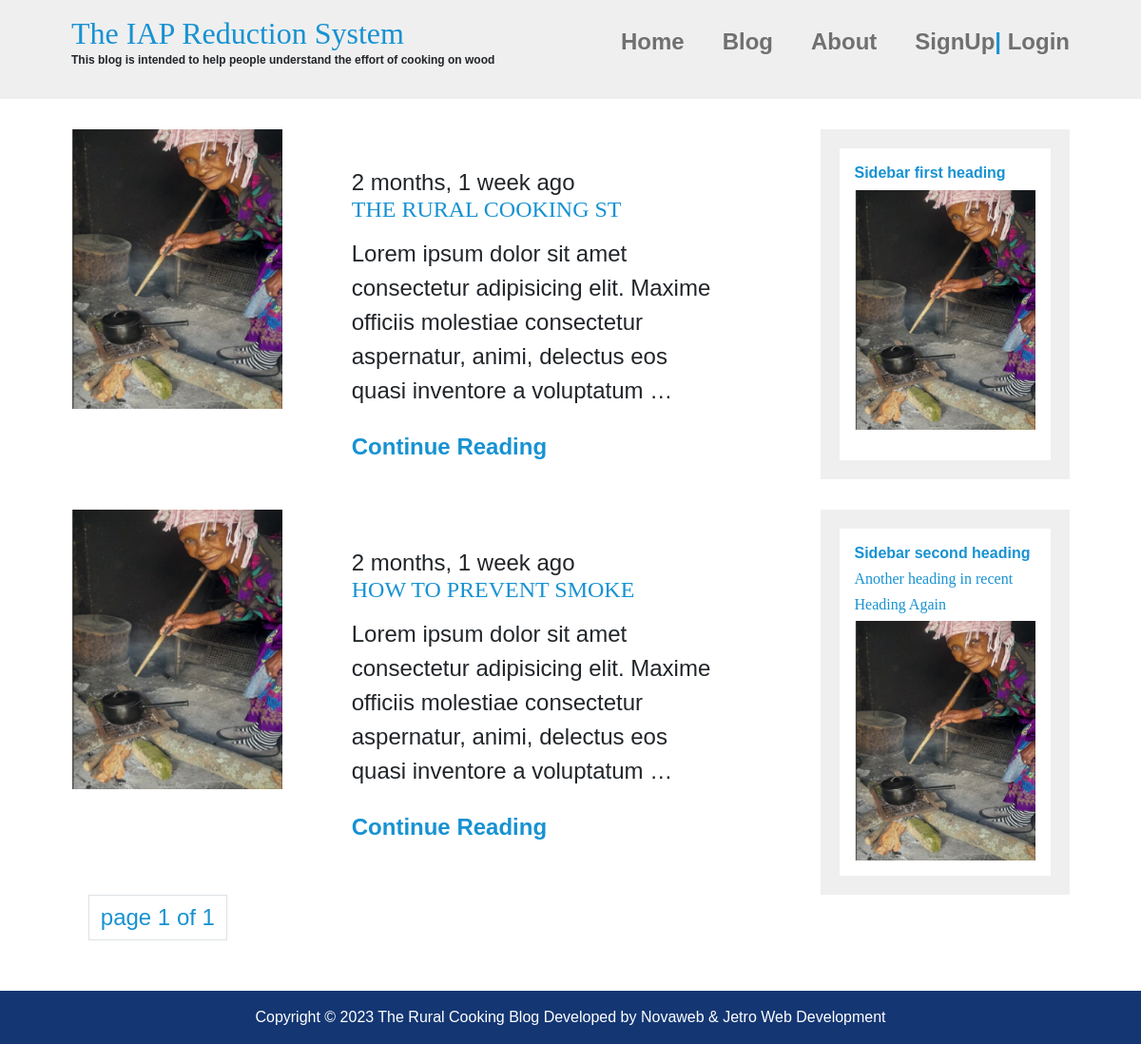
Page /blog/ on the earlier database version.
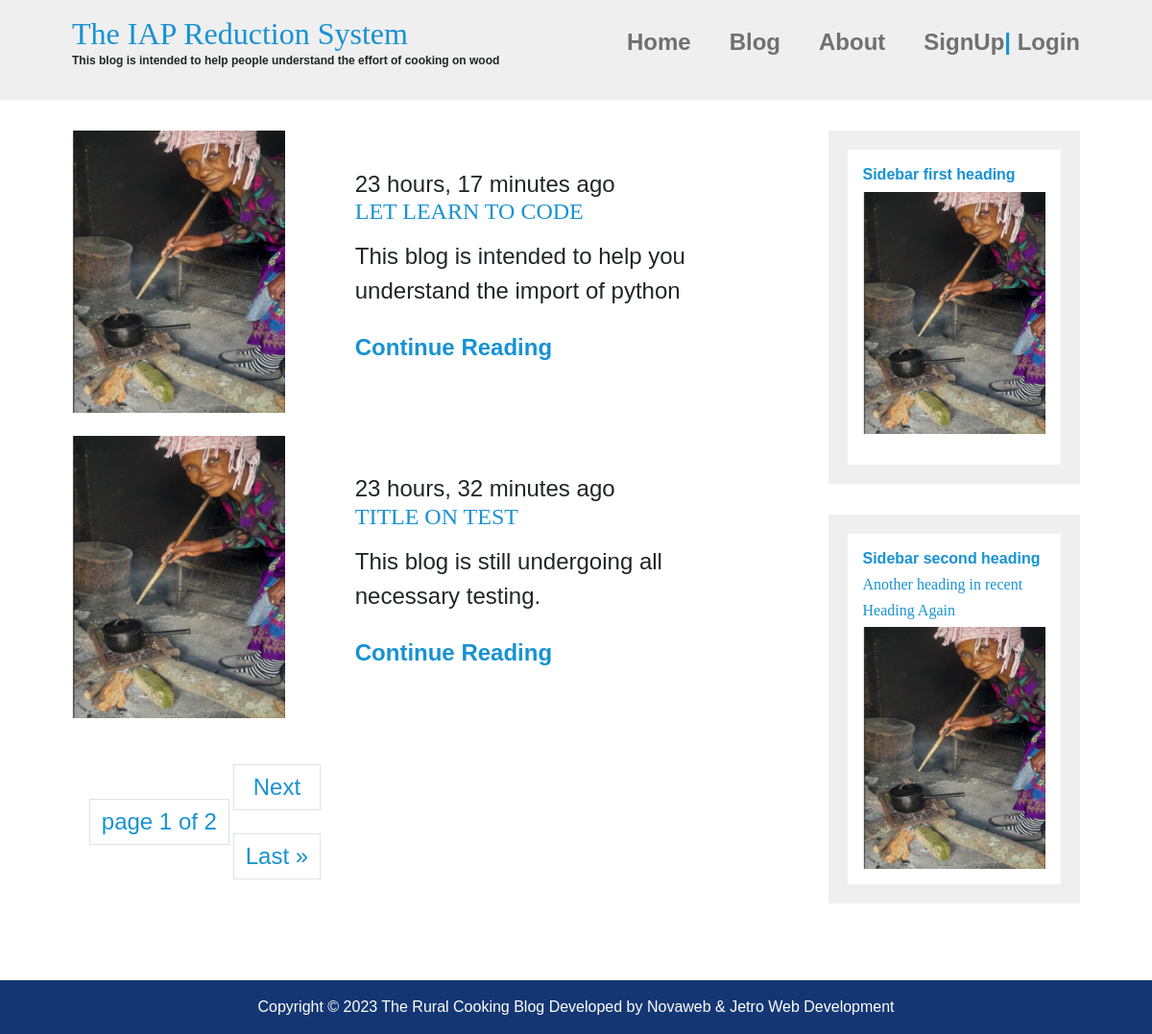
Same page on the later database version.
### blog/models.py (models this page shows, shortened)
class Post(models.Model):
    title = models.CharField(max_length=100)
    current_time = models.DateTimeField(auto_now_add=True)
    slug = models.SlugField()
    image = models.ImageField(upload_to='uploaded/galleries', blank=True, null=True)
    body = models.TextField()
    class Meta:
        ordering = ('-current_time',)

### blog/views.py (the view)
# urls.py: path('blog/', views.blog, name='blog'),
def blog(request):
    post = Post.objects.all()
    paginator = Paginator(post,2)
    page_number = request.GET.get("page")
    post_obj = paginator.get_page(page_number)
    return render(request, "blog/blog.html",{"post": post_obj})

### blog/templates/blog/blog.html (shortened to what this page needs)
{%extends 'blog/base.html' %}
{% load static %}
{%block content_area %}
    <div class="container container-main">
            <main role="main">
                {% for post in post %}
                <article class="article-recent">
                    <div class="article-recent-main">
                        <p class="article-info">{{post.current_time|timesince}} ago</p>
                        <h2 class="article-title">{{post.title|upper}}</h2>
                        <p class="article-body">{{post.body|truncatewords:20}}</p>
                        <a href="{% url 'post_details' post.slug %}" class="article-read-more">Continue Reading</a>
                    </div>
                    <div class="article-recent-secondary">
                        <img src="{% static 'asset/images/woman_cooking.png' %}" alt="" class="article-image">
                        <br>
                    </div>
                </article>
                {%endfor%}
        <ul class="pagination-list">
            <li class="pagination-line">
                <a class="page-link" href="#">page {{post.number}} of {{post.paginator.num_pages}}</a>
            </li>
            {% if post.has_next %}
            <span>
            <li class="pagination-line">
                <a class="page-link" href="?page={{ post.next_page_number }}"> Next</a>
            </li>
            <li class="pagination-line">
                <a class="page-link" href="?page={{ post.paginator.num_pages }}"> Last &raquo;</a>
            </li>
            {% endif %}
        </ul>
            </main>
            <aside class="sidebar">
                <div class="sidebar-widget">
                    <h2 class="widget-title">Sidebar first heading</h2>
                    <img src="{% static 'asset/images/woman_cooking.png' %}" alt="" class="widget-image">
                </div>
                <div class="sidebar-widget">
                    <h2 class="widget-title">Sidebar second heading</h2>
                    <div clas="widget-recent-post">
                        <h3 class="widget-recent-post-title"> Another heading in recent</h3>
                    </div>
                    <div clas="widget-recent-post">
                        <h3 class="widget-recent-post-title">Heading Again</h3>
                        <img src="{% static 'asset/images/woman_cooking.png' %}" alt="" class="widget-image">
                    </div>
                </div>
            </aside>
        </div>
        <br>
        <br>
        {% endblock %}

### blog/templates/blog/base.html
{% load static %}
{% include 'blog/nav_bar.html' %}
{%block content_area %}
{% endblock %}
{% include 'blog/footer.html' %}

### blog/templates/blog/nav_bar.html (shortened to what this page needs)
{% load static %}
<!DOCTYPE html>
<html lang="en">
<head>
    <link rel="stylesheet" href="https://unpkg.com/bulma@0.9.4/css/bulma.min.css" />
    <link rel="stylesheet" href="https://cdn.jsdelivr.net/npm/bootstrap@4.4.1/dist/css/bootstrap.min.css">
    <link rel="stylesheet" href="{% static 'asset/css/style.css' %}" >
</head>
<body>
    <header>
        <div class="container container-nav">
            <nav>
                <div class="site-title ">
                    <h1>The IAP Reduction System</h1>
                    <p>This blog is intended to help people understand the effort of cooking on wood</p>
                </div>
                <ul class="nav-list">
                    <li class="nav-list-item"><a href="{%url 'index' %}" class="navbar-line">Home</a></li>
                    <li class="nav-list-item"><a href="{%url 'blog' %}" class="navbar-line">Blog</a></li>
                    <li class="nav-list-item"><a href="{%url 'about' %}" class="navbar-line">About</a></li>
                    {% if user.is_authenticated %}
                        <li class="nav-list-item"><span> Welcome, {{request.user}} </span></li>
                        <li class="nav-list-item"><a href="{% url 'logout' %}">Logout</a></span>
                    {% else %}
                        <li class="nav-list-item"><a href="{% url 'signup' %}" class="navbar-line">SignUp</a><span> | <a href="{% url 'login' %}?next={{request.path}}" class="navbar-line">Login</a></span></li>
                    {% endif %}
                </ul>
            </nav>
        </div>
    </header>

### blog/templates/blog/footer.html (shortened to what this page needs)
{%load static %}
<footer>
    <span>
        Copyright &copy; <script> document.write(new Date().getFullYear())</script> The Rural Cooking Blog Developed by Novaweb & Jetro Web Development
    </span>
</footer>
</body>
</html>

### static/asset/css/style.css (style rules this page uses)
* { margin : 0; padding : 0; }
body { margin : 0; font-family : 'Ubuntu', sans-serif; font-weight: 300; }
img { max-width : 100%; width : 100%; margin :0; padding :0; display : block; }
.container { width : 90%; max-width : 1200px; margin : 0 auto; }
.container-nav, .container-main { display : flex; flex-direction : column; justify-content: space-between; }
header { padding: 1em 0; background: #efefef; text-align: left; margin-bottom: 2em; }
nav { min-height: 70px; display: flex; justify-content: space-between; margin: 0px; }
nav ul { display : flex; justify-content: space-between; align-items: center; gap : 40px; }
nav li { list-style: none; }
nav a { text-decoration : none; color : #707070; font-weight : 700; padding: .25em 0; }
nav span { color : #1792d2; font-weight : 700; padding: .25em 0; }
h1, h2, h3 { font-family : 'Lora', serif; font-weight : 100; color : #1792d2; margin-top : 0; }
h1 { font-size : 2rem; margin : 0; }
.pagination-list { min-height : 30px; margin : 0; padding : 0 14px; }
.nav-list-item { font-size : 1.5rem; display: flex; margin : 0; padding : .9, .9em; }
.pagination-line { display: inline; padding : .3rem; -webkit-transition: all 0.3s ease-in-out; transition: all 0.3s ease-in-out; }
.page-link { font-size : 1.5rem; margin : .5 .5em; color : #1792d2; }
.article-title, .article-info, .article-body, .comment { font-size : 1.5rem; margin : 0; padding : .3em 0; }
.site-title { font-weight : 700; font-size : .75rem; margin : 0; }
footer { background: #143774; color : #fff; text-align : center; padding : 1em; margin : 0; }
@media (min-width: 668px) { .container-main { flex-direction :row; } }
@media (min-width: 668px) { main { width : 70%; } }
@media (min-width: 668px) { aside { width : 25%; min-width : 250px; margin-left: 1em; } }
.article-read-more { font-size: 0.875rem; }
.article-read-more { color : #1792d2; text-decoration: none; font-weight: 700; }
.article-info { line-height: 0; }
.article-title, .article-read-more { font-size: 1.5rem; }
.widget-title, .widget-recent-post-title { font-size: 1rem; }
.widget-title { font-family: 'Ubuntu', sans-serif; font-weight: 700; }
.article-recent { display : flex; flex-direction: column; }
.article-recent-main { order : 2; }
.article-recent-secondary { order : 1; }
@media (min-width: 675px) { .article-recent { flex-direction : row; justify-content: space-between; } }
@media (min-width: 675px) { .article-recent-main { width : 68%; padding : 3rem; } }
@media (min-width: 675px) { .article-image { width : 90%; min-height : 100px; object-fit : cover; } }
@media (min-width: 675px) { .article-image { order : -2; } }
@media (min-width: 675px) { .article-info { order : -1 } }
.sidebar-widget { border : 20px solid #efefef; margin-bottom : 2em; padding : 1em; }
.widget-image { order : -1; }

Differences in the rows shown:
no longer on this page (row unchanged): Post: current_time "2 months, 1 week", title "THE RURAL COOKING ST", body "Lorem ipsum dolor sit amet consectetur adipisicing elit. Maxime officiis molestiae consectetur aspernatur, animi, delectus eos quasi inventore a voluptatum …"
no longer on this page (row unchanged): Post: current_time "2 months, 1 week", title "HOW TO PREVENT SMOKE", body "Lorem ipsum dolor sit amet consectetur adipisicing elit. Maxime officiis molestiae consectetur aspernatur, animi, delectus eos quasi inventore a voluptatum …"
added Post: current_time "23 hours, 17 minutes", title "LET LEARN TO CODE", body "This blog is intended to help you understand the import of python"
added Post: current_time "23 hours, 32 minutes", title "TITLE ON TEST", body "This blog is still undergoing all necessary testing."
Other differences:
{{ post.paginator.num_pages }}: "1" → "2"
text now shown: "Next Last »"
